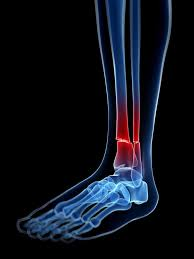
%> input picture 1.jpg, 194 x 259 px
$ octave bone.m   (GNU Octave 9; MATLAB toolbox functions it lacks are replaced by stand-ins)
%> lines starting %> are read from the running program, lines starting %| are printed output that depends on the picture; in (x1, y1, x2, y2) boxes, pixels count from 0 and x2, y2 are one past the last pixel; in counts of white or black regions, pixels touching at a corner belong together; the program's own positions count from 1
% Load the X-ray image
image = imread('1.jpg');
%> image is the input picture: size 259x194x3 uint8; mean R, G, B 13.8, 17.4, 26.5
grayImage = rgb2gray(image);  % Convert to grayscale if it's a color image
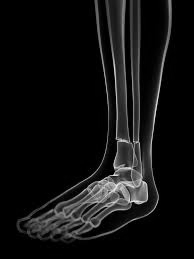
%> grayImage: size 259x194 uint8; min 0, max 238, mean 17.4

% Step 1: Enhance contrast
adjustedImage = imadjust(grayImage);
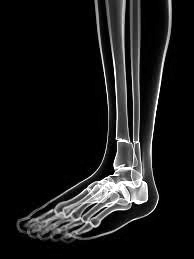
%> adjustedImage: size 259x194 uint8; min 0, max 255, mean 26.5

% Step 2: Noise reduction (Optional)
filteredImage = medfilt2(adjustedImage, [3 3]);  % Apply median filter to reduce noise
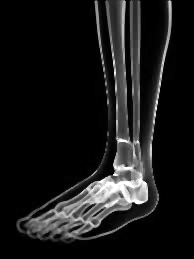
%> filteredImage: size 259x194 uint8; min 0, max 255, mean 25

% Step 3: Edge detection
edges = edge(filteredImage, 'canny');  % Use Canny edge detector to detect edges
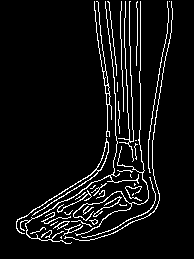
%> edges: size 259x194 logical; 6.8% white in thin lines or dots, all inside (x1, y1, x2, y2) = (16, 1, 173, 244)

% Step 4: Morphological operations
se = strel('disk', 2);             % Define structuring element
dilatedImage = imdilate(edges, se); % Dilation to strengthen edges
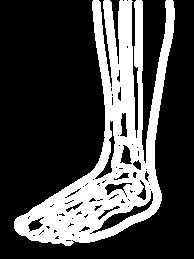
%> dilatedImage: size 259x194 logical; 27.5% white; 1 white region, box (x1, y1, x2, y2) and area: (14, 0, 175, 246) 13814
filledImage = imfill(dilatedImage, 'holes'); % Fill small gaps within bone structure
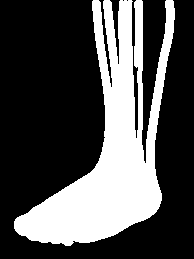
%> filledImage: size 259x194 logical; 31% white; 1 white region, box (x1, y1, x2, y2) and area: (14, 0, 175, 246) 15596

% Step 5: Detect fractures
% You may apply additional morphological operations or blob analysis here
fractureRegions = bwareaopen(filledImage, 50);  % Remove small objects to focus on larger features

% Step 6: Display results
figure;
subplot(2, 3, 1), imshow(grayImage), title('Original Image');
subplot(2, 3, 2), imshow(adjustedImage), title('Contrast Adjusted');
subplot(2, 3, 3), imshow(filteredImage), title('Filtered Image');
subplot(2, 3, 4), imshow(edges), title('Edge Detection');
subplot(2, 3, 5), imshow(filledImage), title('Morphological Processing');
subplot(2, 3, 6), imshow(fractureRegions), title('Detected Fractures');

% Optional: Overlay detected fracture regions on the original image
overlayImage = imoverlay(grayImage, fractureRegions, [1 0 0]);
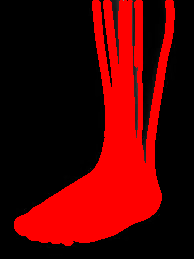
%> overlayImage: size 259x194x3 uint8; mean R, G, B 79.9, 0.7, 0.7
figure, imshow(overlayImage), title('Fracture Overlay');
